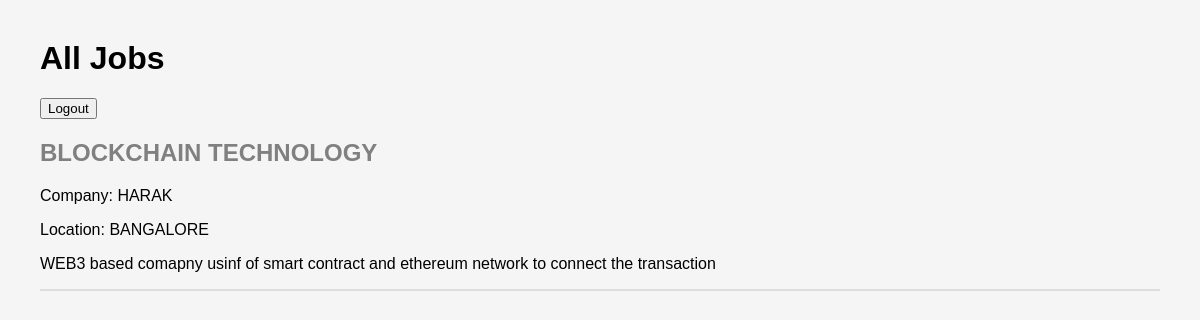
The app's page /jobs/, older data.
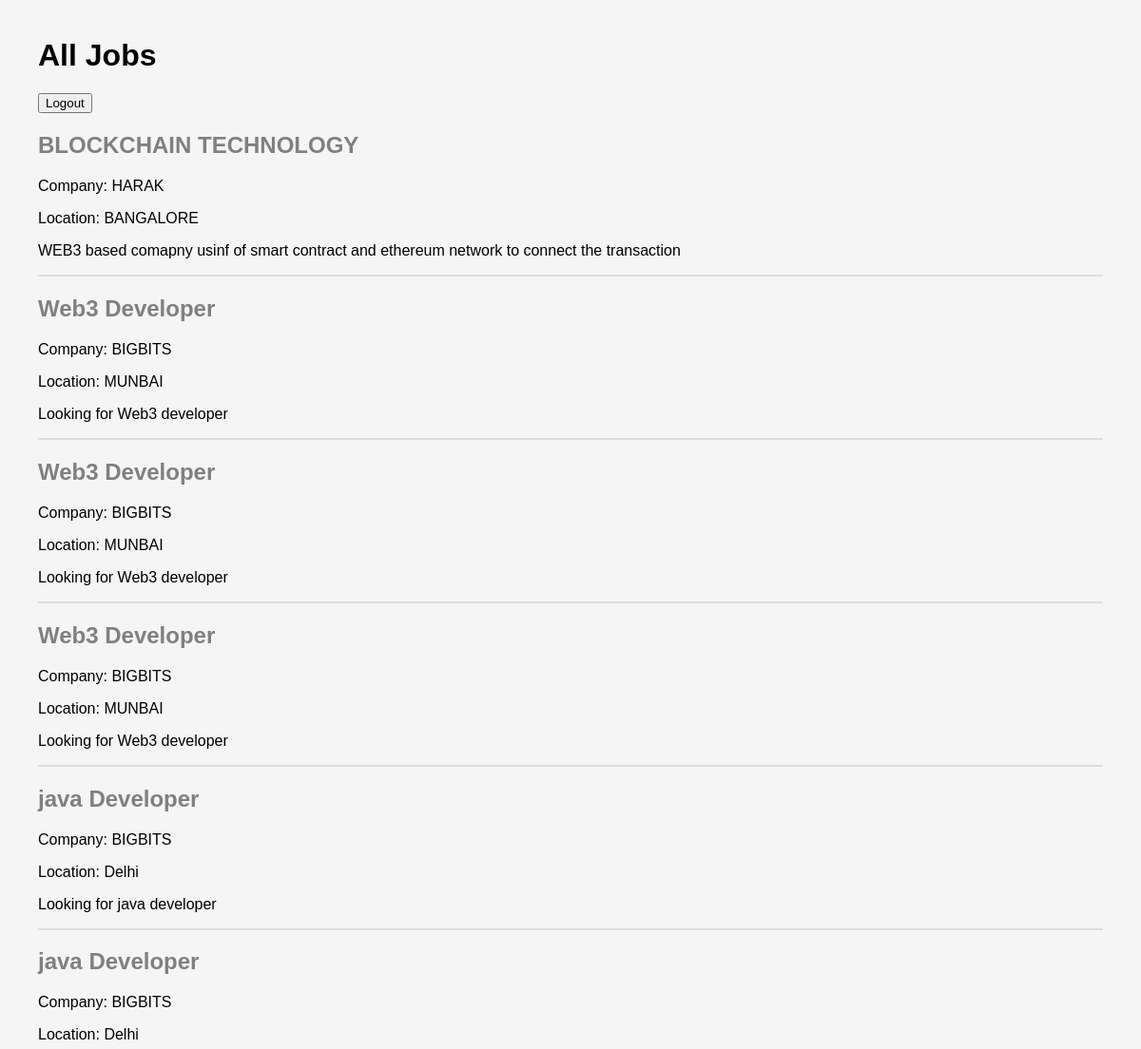
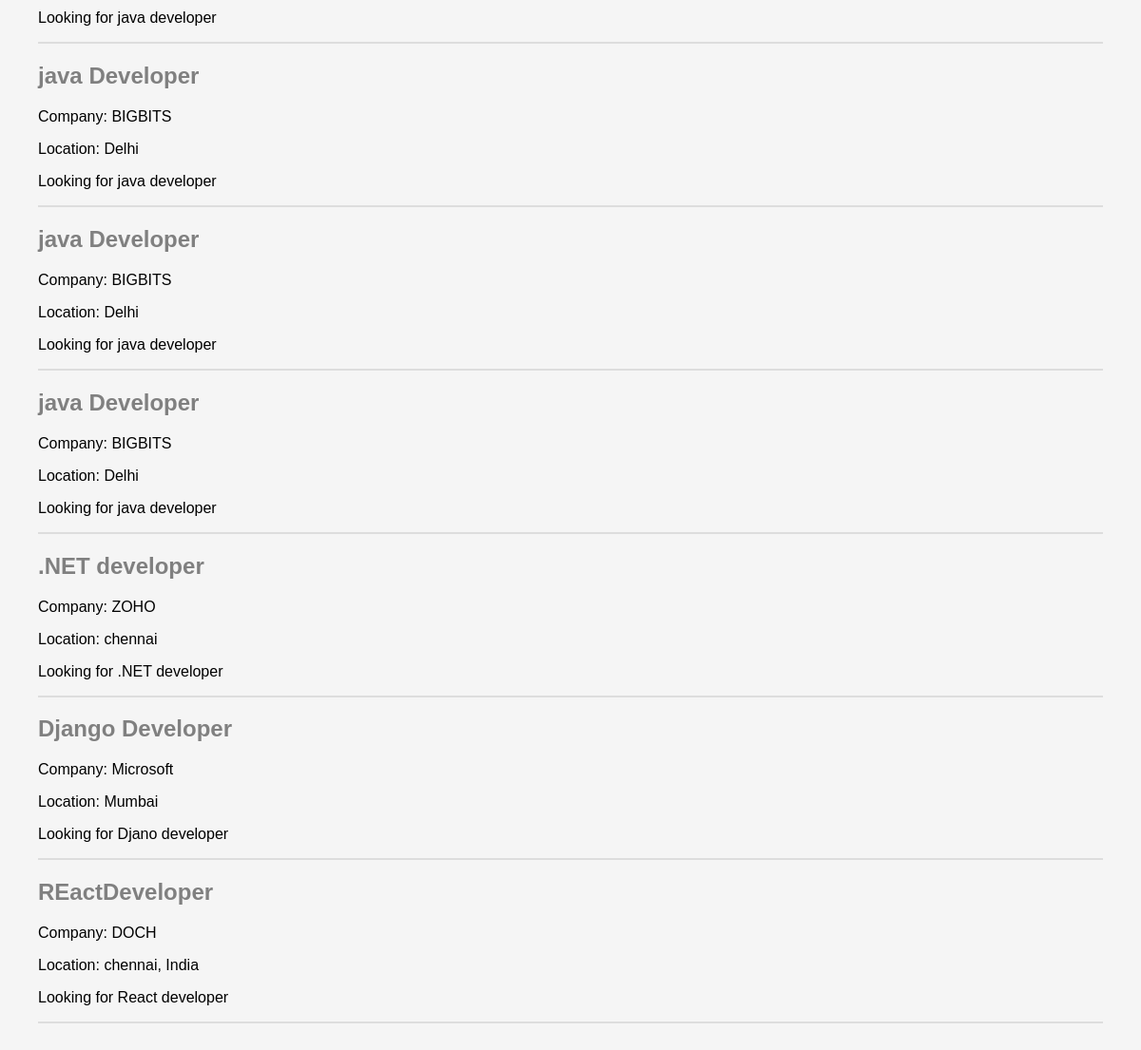
The same page, newer data (2 pictures, top to bottom).
### jobs/models.py (models this page shows, shortened)
class Job(models.Model):
    title  = models.CharField(max_length=200)
    company = models.CharField(max_length=200)
    location =models.CharField(max_length=200)
    description = models.TextField()
    created_at = models.DateTimeField(auto_now_add=True)

### jobs/views.py (the view)
# urls.py: path('jobs/', views.JobListView.as_view(), name='job_list'),
class JobListView(ListView):
    model = Job
    template_name = 'jobs/job_list.html'
    context_object_name = 'jobs'

### jobs/templates/jobs/job_list.html (shortened to what this page needs)
{% load static %}
<!DOCTYPE html>
<html>
    <head>
        <link rel="stylesheet" href="{% static 'jobs/style.css'%}">
    </head>
    <body>
        <h1>All Jobs</h1>
        <form method="POST" action="/logout/">
            <button type="submit">Logout</button>
        </form>
    {% for job in jobs %}
        <h2>{{job.title}}</h2>
        <p>Company: {{ job.company }}</p>
        <p>Location: {{job.location }}</p>
        <p>{{ job.description }}</p>
        <hr>
        {% endfor %}
    </body>
</html>

Row changes from the older to the newer data that the page shows:
added Job: title "Web3 Developer", company "BIGBITS", location "MUNBAI", description "Looking for Web3 developer"
added Job: title "Web3 Developer", company "BIGBITS", location "MUNBAI", description "Looking for Web3 developer"
added Job: title "Web3 Developer", company "BIGBITS", location "MUNBAI", description "Looking for Web3 developer"
added Job: title "java Developer", company "BIGBITS", location "Delhi", description "Looking for java developer"
added Job: title "java Developer", company "BIGBITS", location "Delhi", description "Looking for java developer"
added Job: title "java Developer", company "BIGBITS", location "Delhi", description "Looking for java developer"
added Job: title "java Developer", company "BIGBITS", location "Delhi", description "Looking for java developer"
added Job: title "java Developer", company "BIGBITS", location "Delhi", description "Looking for java developer"
added Job: title ".NET developer", company "ZOHO", location "chennai", description "Looking for .NET developer"
added Job: title "Django Developer", company "Microsoft", location "Mumbai", description "Looking for Djano developer"
added Job: title "REactDeveloper", company "DOCH", location "chennai, India", description "Looking for React developer"
